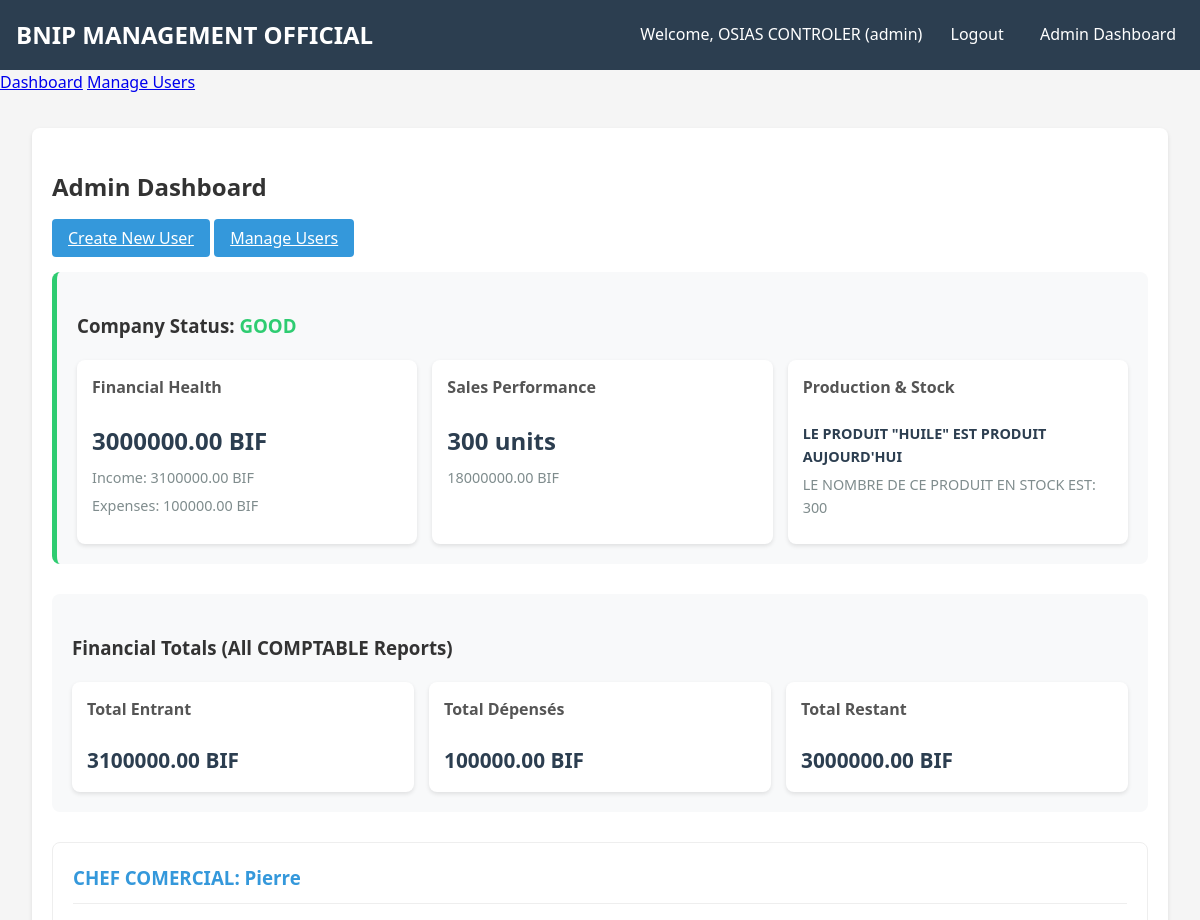
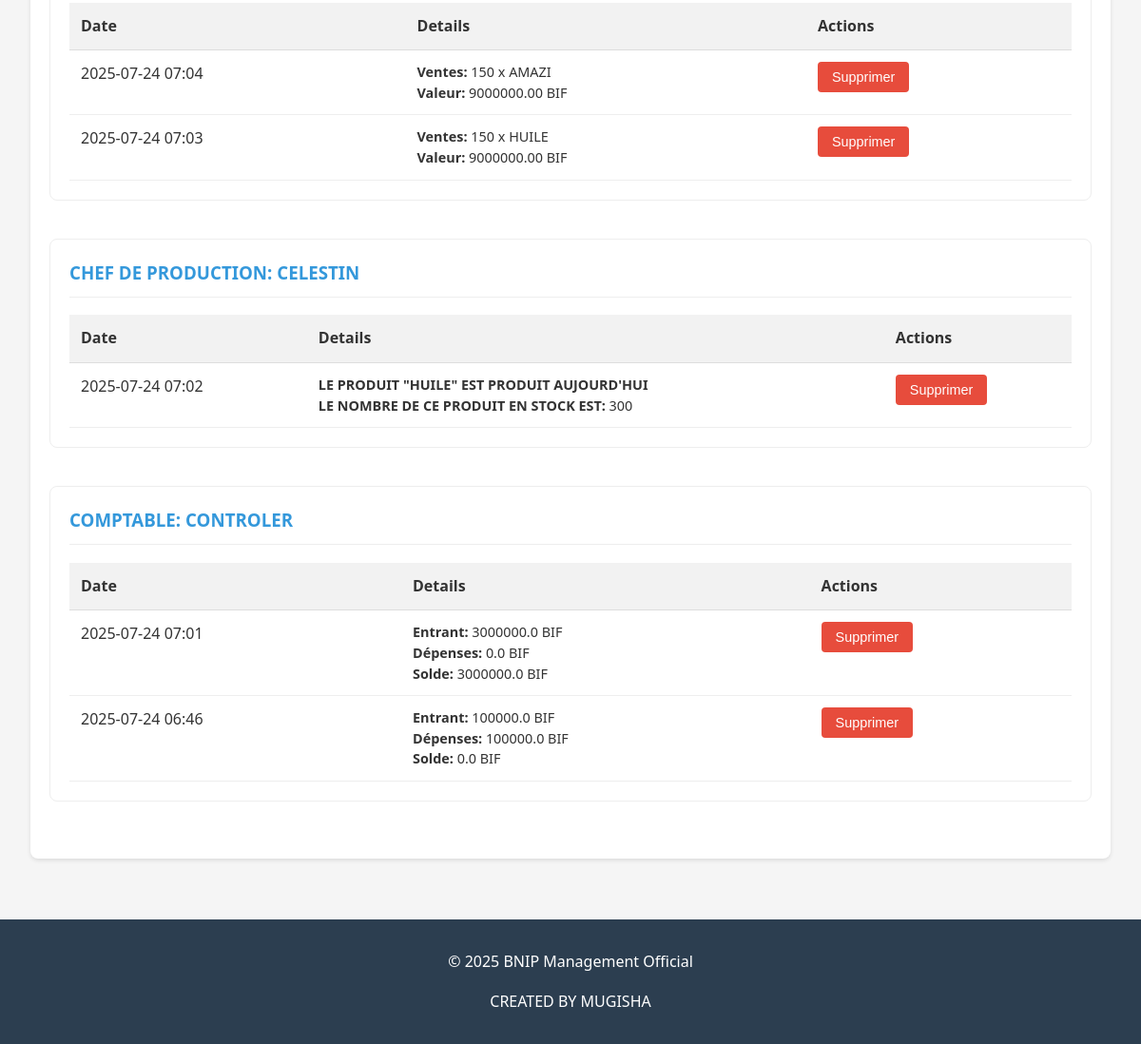
Page /admin (signed in) on the earlier database version (2 pictures, top to bottom).
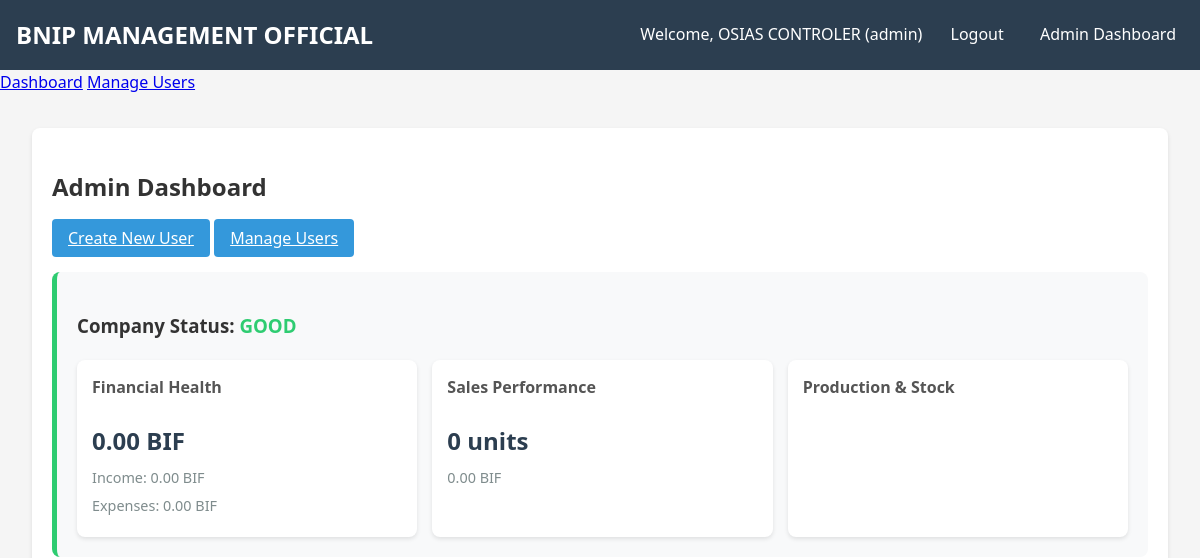
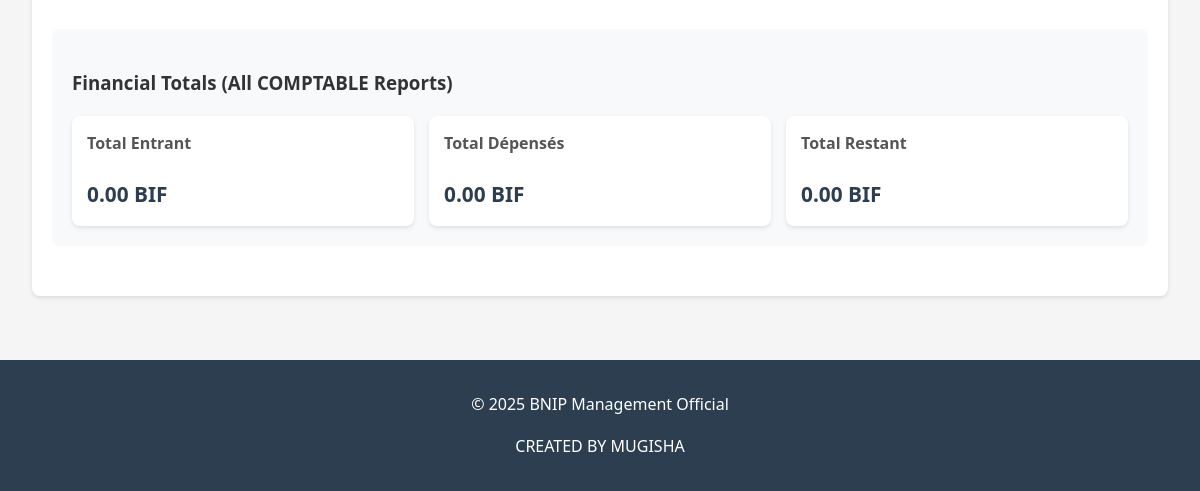
Same page on the later database version (2 pictures, top to bottom).
### app.py (models this page shows)
class User(db.Model):
    id = db.Column(db.Integer, primary_key=True)
    username = db.Column(db.String(80), unique=True, nullable=False)
    password = db.Column(db.String(120), nullable=False)
    role = db.Column(db.String(50), nullable=False)

class Report(db.Model):
    id = db.Column(db.Integer, primary_key=True)
    user_id = db.Column(db.Integer, db.ForeignKey('user.id'), nullable=False)
    report_type = db.Column(db.String(50), nullable=False)
    date = db.Column(db.DateTime, nullable=False, default=datetime.utcnow)
    data = db.Column(db.JSON, nullable=False)
    user = db.relationship('User', backref='reports')

### app.py (the view)
@app.route('/admin')
def admin_dashboard():
    if 'user_id' not in session or session.get('role') != 'admin':
        flash('Unauthorized access', 'danger')
        return redirect(url_for('login'))
    workers = User.query.filter(User.role != 'admin').all()
    user_reports = {}
    for worker in workers:
        user_reports[worker.id] = {
            'user': worker,
            'reports': Report.query.filter_by(user_id=worker.id).order_by(Report.date.desc()).all()
        }
    comptable_reports = Report.query.join(User).filter(
        User.role == 'COMPTABLE'
    ).all()
    financial_totals = {
        'total_entrant': sum(float(r.data.get('frais_entrant', 0)) for r in comptable_reports),
        'total_depenses': sum(float(r.data.get('frais_depenses', 0)) for r in comptable_reports),
        'total_restant': sum(float(r.data.get('frais_restant', 0)) for r in comptable_reports)
    }
    company_status = calculate_company_status()
    return render_template(
        'admin.html',
        user_reports=user_reports,
        financial_totals=financial_totals,
        company_status=company_status
    )

### app.py (called while the page is built)
@app.context_processor
def inject_user():
    if 'user_id' in session:
        user = User.query.get(session['user_id'])
        return dict(current_user=user)
    return dict(current_user=None)

@app.context_processor
def inject_datetime():
    return dict(datetime=datetime, now=datetime.utcnow())

### templates/admin.html (shortened to what this page needs)
{% extends "base.html" %}
{% block content %}
<div class="admin-container">
    <h2>Admin Dashboard</h2>
    <div class="admin-actions">
        <a href="{{ url_for('create_user') }}" class="btn">Create New User</a>
        <a href="{{ url_for('manage_users') }}" class="btn">Manage Users</a>
    </div>
    <div class="status-overview">
        <h3>Company Status:
            <span class="status-{{ 'good' if company_status.status.startswith('GOOD') else 'bad' if company_status.status.startswith('BAD') else 'warning' }}">
                {{ company_status.status }}
            </span>
        </h3>
        <div class="status-metrics">
            <div class="metric-card">
                <h4>Financial Health</h4>
                <p class="metric-value">{{ "%.2f"|format(company_status.current_balance) }} BIF</p>
                <p class="metric-detail">Income: {{ "%.2f"|format(company_status.total_income) }} BIF</p>
                <p class="metric-detail">Expenses: {{ "%.2f"|format(company_status.total_expenses) }} BIF</p>
            </div>
            <div class="metric-card">
                <h4>Sales Performance</h4>
                <p class="metric-value">{{ company_status.total_products_sold }} units</p>
                <p class="metric-detail">{{ "%.2f"|format(company_status.total_sales) }} BIF</p>
            </div>
            <div class="metric-card">
                <h4>Production & Stock</h4>
                <div class="production-details">
                    {% for product, data in company_status.production_by_product.items() %}
                    <div class="product-item">
                        <p class="product-name">LE PRODUIT "{{ product }}" EST PRODUIT AUJOURD'HUI</p>
                        <p class="product-stats">
                            LE NOMBRE DE CE PRODUIT EN STOCK EST: {{ data.current_stock }}
                        </p>
                    </div>
                    {% endfor %}
                </div>
            </div>
        </div>
    </div>
    <div class="financial-summary">
        <h3>Financial Totals (All COMPTABLE Reports)</h3>
        <div class="financial-cards">
            <div class="financial-card">
                <h4>Total Entrant</h4>
                <p>{{ "%.2f"|format(financial_totals.total_entrant) }} BIF</p>
            </div>
            <div class="financial-card">
                <h4>Total Dépensés</h4>
                <p>{{ "%.2f"|format(financial_totals.total_depenses) }} BIF</p>
            </div>
            <div class="financial-card">
                <h4>Total Restant</h4>
                <p>{{ "%.2f"|format(financial_totals.total_restant) }} BIF</p>
            </div>
        </div>
    </div>
    {% for user_id, data in user_reports.items() if data.reports %}
    <div class="worker-reports-section">
        <h3>{{ data.user.role }}: {{ data.user.username }}</h3>
        <table class="reports-table">
            <thead>
                <tr>
                    <th>Date</th>
                    <th>Details</th>
                    <th>Actions</th>
                </tr>
            </thead>
            <tbody>
                {% for report in data.reports %}
                <tr>
                    <td>{{ report.date.strftime('%Y-%m-%d %H:%M') }}</td>
                    <td class="report-data">
                        {% if report.report_type == 'commercial' %}
                            <strong>Ventes:</strong> {{ report.data.nombre_produit }} x {{ report.data.type_produit }}<br>
                            <strong>Valeur:</strong> {{ report.data.valeur_total }} BIF
                        {% elif report.report_type == 'production' %}
                            <strong>LE PRODUIT "{{ report.data.type_produit }}" EST PRODUIT AUJOURD'HUI</strong><br>
                            <strong>LE NOMBRE DE CE PRODUIT EN STOCK EST:</strong> {{ report.data.nombre_stock }}
                        {% elif report.report_type == 'comptable' %}
                            <strong>Entrant:</strong> {{ report.data.frais_entrant }} BIF<br>
                            <strong>Dépenses:</strong> {{ report.data.frais_depenses }} BIF<br>
                            <strong>Solde:</strong> {{ report.data.frais_restant }} BIF
                        {% endif %}
                    </td>
                    <td>
                        <form action="{{ url_for('delete_report', report_id=report.id) }}" method="POST">
                            <button type="submit" class="btn-danger">Supprimer</button>
                        </form>
                    </td>
                </tr>
                {% endfor %}
            </tbody>
        </table>
    </div>
    {% endfor %}
</div>
{% endblock %}

### templates/base.html (shortened to what this page needs)
<!DOCTYPE html>
<html lang="fr">
<head>
    <link rel="stylesheet" href="{{ url_for('static', filename='style.css') }}">
</head>
<body>
    <header>
        <h1>BNIP MANAGEMENT OFFICIAL</h1>
        <nav>
            {% if current_user %}
                <span>Welcome, {{ current_user.username }} ({{ current_user.role }})</span>
                <a href="{{ url_for('logout') }}">Logout</a>
                {% if current_user.role == 'admin' %}
                    <a href="{{ url_for('admin_dashboard') }}">Admin Dashboard</a>
                {% endif %}
            {% else %}
                <a href="{{ url_for('login') }}">Login</a>
            {% endif %}
        </nav>
    </header>
{% if current_user.role == 'admin' %}
    <a href="{{ url_for('admin_dashboard') }}">Dashboard</a>
    <a href="{{ url_for('manage_users') }}">Manage Users</a>
{% endif %}
    <main>
        {% block content %}{% endblock %}
    </main>
    <footer>
        <p>&copy; 2025 BNIP Management Official</p>
        <p>CREATED BY MUGISHA</p>
    </footer>
</body>
</html>

### static/style.css (style rules this page uses)
body { font-family: 'Segoe UI', Tahoma, Geneva, Verdana, sans-serif; line-height: 1.6; margin: 0; padding: 0; background-color: #f5f5f5; color: #333; }
header { background-color: #2c3e50; color: white; padding: 1rem; display: flex; justify-content: space-between; align-items: center; }
header h1 { margin: 0; font-size: 1.5rem; }
nav a { color: white; text-decoration: none; margin-left: 1rem; padding: 0.5rem; border-radius: 4px; transition: background-color 0.3s; }
main { padding: 2rem; max-width: 1200px; margin: 0 auto; }
footer { text-align: center; padding: 1rem; background-color: #2c3e50; color: white; margin-top: 2rem; }
.btn { background-color: #3498db; color: white; border: none; padding: 0.5rem 1rem; border-radius: 4px; cursor: pointer; font-size: 1rem; transition: background-color 0.3s; }
.login-container, .register-container, .user-container, .admin-container { background-color: white; padding: 2rem; border-radius: 8px; box-shadow: 0 2px 4px rgba(0, 0, 0, 0.1); max-width: 800px; margin: 0 auto; }

Differences in the rows shown:
removed User: user.role "CHEF COMERCIAL", user.username "Pierre"
removed Report: date "2025-07-24 07:04", data.nombre_produit "150", data.type_produit "AMAZI", data.valeur_total "9000000.00", shown under "CHEF COMERCIAL"
removed Report: date "2025-07-24 07:03", data.nombre_produit "150", data.type_produit "HUILE", data.valeur_total "9000000.00", shown under "CHEF COMERCIAL"
removed User: user.role "CHEF DE PRODUCTION", user.username "CELESTIN"
removed Report: date "2025-07-24 07:02", data.type_produit "HUILE", data.nombre_stock "300", shown under "CHEF DE PRODUCTION"
removed User: user.role "COMPTABLE", user.username "CONTROLER"
removed Report: date "2025-07-24 07:01", data.frais_entrant "3000000.0", data.frais_depenses "0.0", data.frais_restant "3000000.0", shown under "COMPTABLE"
removed Report: date "2025-07-24 06:46", data.frais_entrant "100000.0", data.frais_depenses "100000.0", data.frais_restant "0.0", shown under "COMPTABLE"
Other differences:
{{ "%.2f"|format(company_status.current_balance) }}: "3000000.00" → "0.00"
{{ "%.2f"|format(company_status.total_income) }}: "3100000.00" → "0.00"
{{ "%.2f"|format(company_status.total_expenses) }}: "100000.00" → "0.00"
{{ company_status.total_products_sold }}: "300" → "0"
{{ "%.2f"|format(company_status.total_sales) }}: "18000000.00" → "0.00"
{{ "%.2f"|format(financial_totals.total_entrant) }}: "3100000.00" → "0.00"
{{ "%.2f"|format(financial_totals.total_depenses) }}: "100000.00" → "0.00"
{{ "%.2f"|format(financial_totals.total_restant) }}: "3000000.00" → "0.00"
list line gone: "LE PRODUIT \" HUILE \" EST PRODUIT AUJOURD'HUI LE NOMBRE DE CE PRODUIT EN STOCK EST: 300"
list line gone: ": Date Details Actions"
